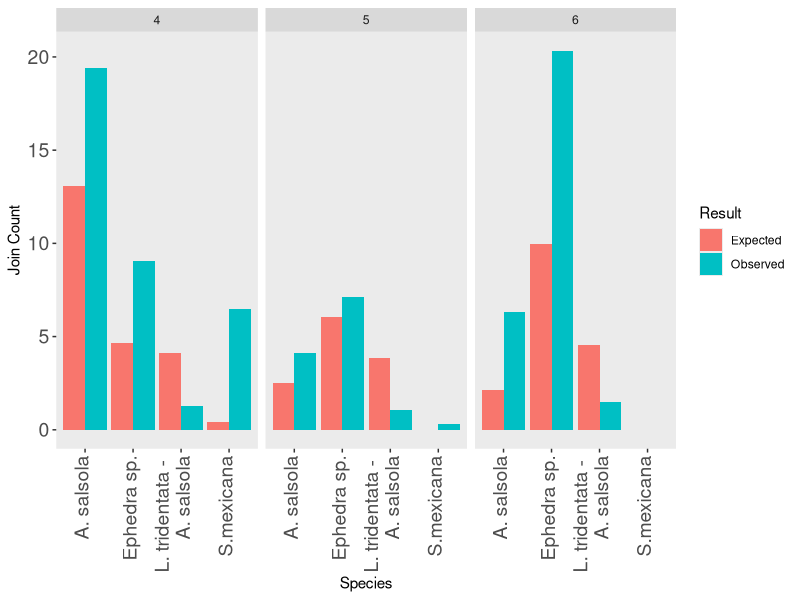

This figure's R source:

library(ggplot2)
graph <- read.csv("joincountoutput.csv")
ggplot(graph, aes(fill = Result, x = species, y = Value)) + geom_bar(position = "dodge",stat = "identity") + facet_grid(. ~Transect) + theme(panel.grid.major = element_blank(), panel.grid.minor = element_blank(), axis.text.x = element_text(angle = 90, size = 14, hjust = 1, vjust = 0.25), axis.text.y = element_text(size =14)) + xlab("Species") + scale_x_discrete(labels=c("A. salsola", "Ephedra sp.", "L. tridentata - \n A. salsola", "S.mexicana")) + ylab("Join Count")

windows()
